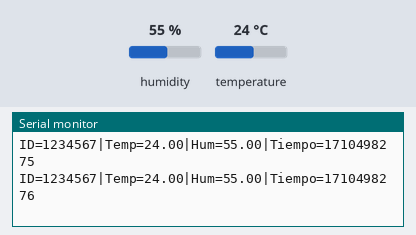
Recording of a sketch running on a simulated ESP8266 (NodeMCU). Shown: the last lines printed to the serial monitor. The test bench sets the inputs (shaded band); at power-on: humidity 55 %, temperature 24 °C. WiFi joins after 1.5 s; servers stay silent unless stated; network time is answered at once with the bench clock; the local clock reads 2024-03-15 10:24:30 at power-on unless the sketch sets it.

Above: at 6.4 s.
6.5 s: humidity set to 22 %
At 9.0 s:
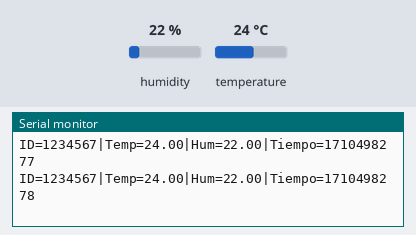
9.2 s: temperature set to 12 °C
At 9.8 s:
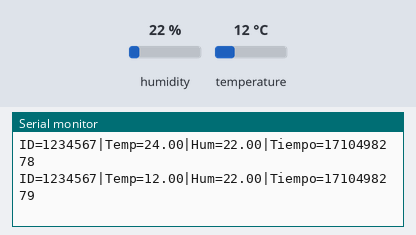
11.9 s: humidity set to 40 %
At 12.9 s:
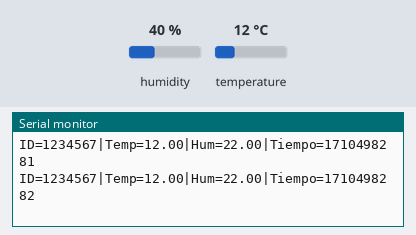
Timing chart, 0 to 14.9 s (numbered marks = the images above; inputs shaded):
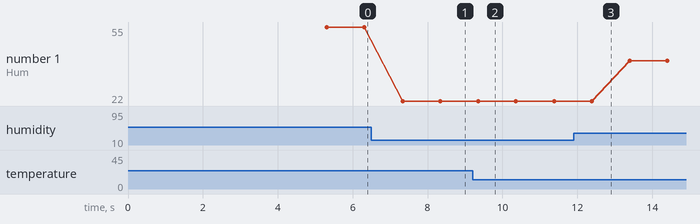

Measured:
- after the input at 6.5 s, the serial monitor: prints a new line after 0.83 s (image 1)
- after the input at 9.2 s, the serial monitor: prints a new line after 0.16 s (image 2)
- plotted number 1: 55 → 22 after the input at 6.5 s, 22 → 40 after the input at 11.9 s

The sketch:

socket_client.ino
```cpp
#include <DHT.h>
#include <ESP8266WiFi.h>
#include <NTPClient.h>
#include <WiFiUdp.h>
#include <WiFiClient.h>
#include "functions.h"

#define DHTTYPE DHT11
#define DHTPIN D3
DHT dht(DHTPIN, DHTTYPE);

const char* ssid = "Flia. Guevara";
const char* password = "erika2506";

const uint32_t chipId = ESP.getChipId();

const uint16_t port = 5000;
const char *host = "192.168.0.6";

// GMT-4 - Bolivia | For UTC-4.00 : -4 * 60 * 60 : -14400
const long utcOffsetInSeconds = -4 * 60 * 60;

// Define NTP Client to get time
WiFiUDP ntpUDP;
NTPClient timeClient(ntpUDP, "pool.ntp.org", utcOffsetInSeconds);

WiFiClient client;
void setup()
{
  Serial.begin(9600);

  dht.begin();
  WiFi.begin(ssid, password);
  while (WiFi.status() != WL_CONNECTED) {
    delay(5000);
    Serial.print(".");
  }
  Serial.println();
  Serial.println("WiFi conectado");
  Serial.print("Ip address: ");
  Serial.println(WiFi.localIP());
  Serial.println("----------------------Temperatura y Humedad----------------------");
  Serial.println();
  timeClient.begin();
  if (!client.connect(host, port))
  {
    Serial.println("Conexion al servidor fallida");
    delay(1000);
    return;
  }
}

String getMessage()
{
  time_t epochTime = timeClient.getEpochTime();
  float temperature = dht.readTemperature();
  float humidity = dht.readHumidity();
  String message = "ID=" + String(chipId) + "|Temp=" + String(temperature) + "|Hum=" + String(humidity) + "|Tiempo=" + String(epochTime);
  return message;
}

void loop()
{
  timeClient.update();
  String message = getMessage();
  Serial.println(message);
  client.println(message);
  client.flush();
  delay(1000);
}
```

functions.h
```cpp
#include <ESP8266WiFi.h>

void connectToNetworking()
{
    Serial.println("Intentando conectar a internet...");
    WiFi.beginWPSConfig();
    delay(1000);
    if (WiFi.status() == WL_CONNECTED)
    {
        Serial.println("¡Conectado a internet!");
        Serial.println(WiFi.localIP());
        Serial.println(WiFi.SSID());
        Serial.println(WiFi.macAddress());
    }
    else
    {
        Serial.println("¡Conexión fallida!");
    }
}

void tryConnectToNetworking()
{
    while (WiFi.status() != WL_CONNECTED)
    {
        connectToNetworking();
    }
}
```
